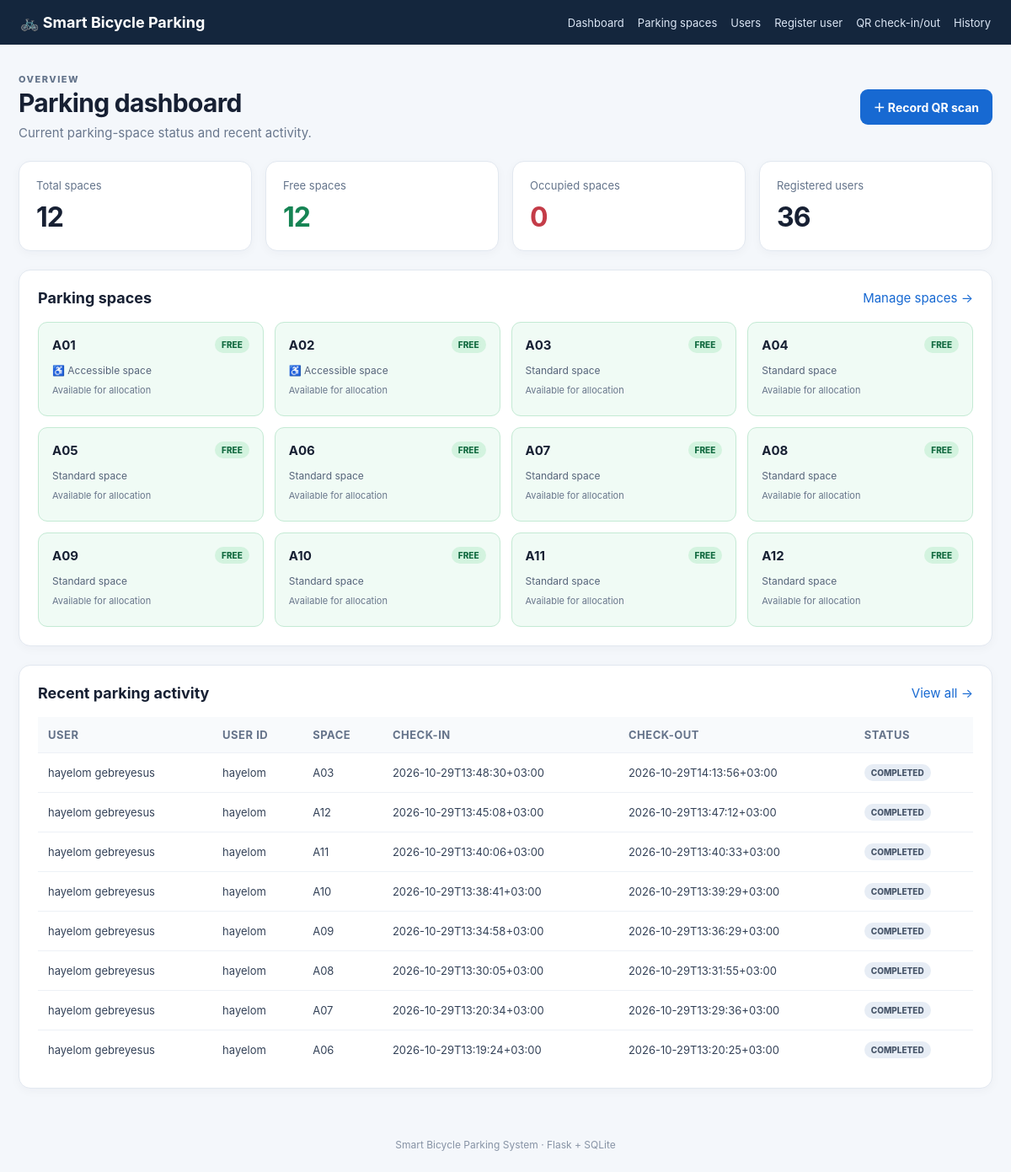
The page / on the database its author committed.
### tables this page shows
CREATE TABLE parking_spots (
            id INTEGER PRIMARY KEY AUTOINCREMENT,
            spot_name TEXT NOT NULL UNIQUE,
            is_accessible INTEGER NOT NULL DEFAULT 0
                CHECK (is_accessible IN (0, 1)),
            status TEXT NOT NULL DEFAULT 'FREE'
                CHECK (status IN ('FREE', 'OCCUPIED')),
            last_used_at TEXT
        );

CREATE TABLE bookings (
            id INTEGER PRIMARY KEY AUTOINCREMENT,
            user_id TEXT NOT NULL,
            spot_id INTEGER NOT NULL,
            check_in TEXT NOT NULL,
            check_out TEXT,
            status TEXT NOT NULL DEFAULT 'ACTIVE'
                CHECK (status IN ('ACTIVE', 'COMPLETED')),
            FOREIGN KEY (user_id) REFERENCES Users(user_id),
            FOREIGN KEY (spot_id) REFERENCES parking_spots(id)
        );

CREATE TABLE Users (
            id INTEGER PRIMARY KEY AUTOINCREMENT,
            user_id TEXT NOT NULL UNIQUE,
            name TEXT NOT NULL,
            email TEXT NOT NULL,
            accessibility_need INTEGER NOT NULL DEFAULT 0
                CHECK (accessibility_need IN (0, 1)),
            qr_token TEXT UNIQUE,
            created_at TEXT NOT NULL DEFAULT CURRENT_TIMESTAMP
        );

### bicycle_parking_dashboard/app.py (the view)
@app.route("/")
def dashboard():
    with get_db() as db:
        total = db.execute("SELECT COUNT(*) FROM parking_spots").fetchone()[0]
        free = db.execute(
            "SELECT COUNT(*) FROM parking_spots WHERE status='FREE'"
        ).fetchone()[0]
        occupied = db.execute(
            "SELECT COUNT(*) FROM parking_spots WHERE status='OCCUPIED'"
        ).fetchone()[0]
        users = db.execute("SELECT COUNT(*) FROM Users").fetchone()[0]
        spots = db.execute("""
            SELECT p.*,
                   u.name AS current_user_name,
                   b.check_in AS current_check_in
            FROM parking_spots p
            LEFT JOIN bookings b
              ON b.spot_id = p.id AND b.status = 'ACTIVE'
            LEFT JOIN Users u ON u.user_id = b.user_id
            ORDER BY p.spot_name
        """).fetchall()
        recent = db.execute("""
            SELECT b.id, u.name, u.user_id, p.spot_name,
                   b.check_in, b.check_out, b.status
            FROM bookings b
            JOIN Users u ON u.user_id = b.user_id
            JOIN parking_spots p ON p.id = b.spot_id
            ORDER BY b.id DESC LIMIT 8
        """).fetchall()
    return render_template(
        "dashboard.html", total=total, free=free, occupied=occupied,
        users=users, spots=spots, recent=recent
    )

### bicycle_parking_dashboard/app.py (called while the page is built)
def get_db():
    conn = sqlite3.connect(DATABASE)
    conn.row_factory = sqlite3.Row
    conn.execute("PRAGMA foreign_keys = ON")
    return conn

### bicycle_parking_dashboard/templates/dashboard.html (shortened to what this page needs)
{% extends "base.html" %}
{% block content %}
<div class="page-heading">
  <div><p class="eyebrow">OVERVIEW</p><h1>Parking dashboard</h1>
  <p class="muted">Current parking-space status and recent activity.</p></div>
  <a class="button" href="{{ url_for('scan') }}">＋ Record QR scan</a>
</div>
<section class="stats">
  <article class="stat"><span>Total spaces</span><strong>{{ total }}</strong></article>
  <article class="stat"><span>Free spaces</span><strong class="green-text">{{ free }}</strong></article>
  <article class="stat"><span>Occupied spaces</span><strong class="red-text">{{ occupied }}</strong></article>
  <article class="stat"><span>Registered users</span><strong>{{ users }}</strong></article>
</section>
<section class="panel">
  <div class="section-heading"><h2>Parking spaces</h2><a href="{{ url_for('spaces') }}">Manage spaces →</a></div>
  <div class="space-grid">
    {% for spot in spots %}
      <div class="space-card {{ 'occupied' if spot.status == 'OCCUPIED' else 'free' }}">
        <div class="space-top"><strong>{{ spot.spot_name }}</strong>
          <span class="pill">{{ spot.status }}</span></div>
        <p>{% if spot.is_accessible %}♿ Accessible space{% else %}Standard space{% endif %}</p>
        {% if spot.current_user_name %}<small>In use by {{ spot.current_user_name }}</small>
        {% else %}<small>Available for allocation</small>{% endif %}
      </div>
    {% else %}
      <p>No parking spaces found.</p>
    {% endfor %}
  </div>
</section>
<section class="panel">
  <div class="section-heading"><h2>Recent parking activity</h2><a href="{{ url_for('history') }}">View all →</a></div>
  <div class="table-wrap"><table>
    <thead><tr><th>User</th><th>User ID</th><th>Space</th><th>Check-in</th><th>Check-out</th><th>Status</th></tr></thead>
    <tbody>
    {% for row in recent %}
      <tr><td>{{ row.name }}</td><td>{{ row.user_id }}</td><td>{{ row.spot_name }}</td>
      <td>{{ row.check_in }}</td><td>{{ row.check_out or '—' }}</td>
      <td><span class="pill {{ 'pill-active' if row.status == 'ACTIVE' else '' }}">{{ row.status }}</span></td></tr>
    {% else %}<tr><td colspan="6" class="empty">No parking activity recorded yet.</td></tr>{% endfor %}
    </tbody>
  </table></div>
</section>
{% endblock %}

### bicycle_parking_dashboard/templates/base.html (shortened to what this page needs)
<!doctype html>
<html lang="en">
<head>
  <link rel="stylesheet" href="{{ url_for('static', filename='style.css') }}">
</head>
<body>
<header class="topbar">
  <a class="brand" href="{{ url_for('dashboard') }}">🚲 Smart Bicycle Parking</a>
  <nav>
    <a href="{{ url_for('dashboard') }}">Dashboard</a>
    <a href="{{ url_for('spaces') }}">Parking spaces</a>
    <a href="{{ url_for('user_list') }}">Users</a>
    <a href="{{ url_for('add_user') }}">Register user</a>
    <a href="{{ url_for('scan') }}">QR check-in/out</a>
    <a href="{{ url_for('history') }}">History</a>
  </nav>
</header>
<main class="container">
  {% block content %}{% endblock %}
</main>
<footer>Smart Bicycle Parking System · Flask + SQLite</footer>
</body>
</html>

### bicycle_parking_dashboard/static/style.css (style rules this page uses)
* { box-sizing:border-box }
body { margin:0;background:#f4f7fb;color:#172033;font-family:Inter,Segoe UI,Arial,sans-serif;font-size:15px }
.topbar { background:#14263d;color:#fff;padding:16px max(24px,calc((100% - 1200px)/2));display:flex;align-items:center;justify-content:space-between;gap:22px;flex-wrap:wrap }
.brand { font-weight:750;color:#fff;text-decoration:none;font-size:18px }
.topbar nav { display:flex;gap:16px;flex-wrap:wrap }
.topbar nav a { color:#dbe6f5;text-decoration:none;font-size:13px }
.container { max-width:1200px;margin:34px auto;padding:0 22px;min-height:70vh }
.page-heading { display:flex;align-items:center;justify-content:space-between;gap:20px;margin-bottom:24px;flex-wrap:wrap }
.page-heading h1 { margin:3px 0 8px;font-size:30px;letter-spacing:-.7px }
.eyebrow { font-size:11px;font-weight:800;letter-spacing:1.5px;color:#64748b;margin:0 }
.muted { color:#69778d;margin:0 }
.button { display:inline-flex;align-items:center;justify-content:center;border:0;border-radius:9px;padding:11px 16px;background:#1769d2;color:white;text-decoration:none;font-weight:700;cursor:pointer;font-size:14px }
.stats { display:grid;grid-template-columns:repeat(4,minmax(0,1fr));gap:16px;margin-bottom:22px }
.stat,.panel { background:#fff;border:1px solid #e2e8f0;border-radius:14px;box-shadow:0 3px 12px rgba(22,38,61,.035) }
.stat { padding:20px }
.stat span { display:block;color:#64748b;font-size:13px;margin-bottom:10px }
.stat strong { font-size:32px;letter-spacing:-1px }
.green-text { color:#168454 }
.red-text { color:#c43c48 }
.panel { padding:22px;margin-bottom:22px }
.section-heading { display:flex;align-items:center;justify-content:space-between;gap:12px;margin-bottom:18px }
.section-heading h2 { font-size:18px;margin:0 }
.section-heading a,.panel a { color:#1769d2;text-decoration:none }
.space-grid { display:grid;grid-template-columns:repeat(4,minmax(0,1fr));gap:13px }
.space-card { padding:16px;border-radius:11px;border:1px solid #dfe6ef;min-height:112px }
.space-card.free { background:#f0fbf5;border-color:#c4ead4 }
.space-top { display:flex;align-items:center;justify-content:space-between;gap:8px }
.space-card p { font-size:12px;color:#56647a;margin:13px 0 5px }
.space-card small { font-size:11px;color:#68768b }
.pill { display:inline-block;background:#e7edf5;color:#475569;padding:4px 8px;border-radius:999px;font-size:10px;font-weight:800;white-space:nowrap }
.free .pill { background:#d3f3df;color:#126a40 }
.table-wrap { width:100%;overflow-x:auto }
table { width:100%;border-collapse:collapse;white-space:nowrap }
th { text-align:left;color:#65738a;font-size:11px;text-transform:uppercase;letter-spacing:.5px;background:#f8fafc }
th,td { padding:13px 12px;border-bottom:1px solid #edf1f6;font-size:13px }
td { color:#344258 }
tbody tr:last-child td { border-bottom:0 }
footer { text-align:center;padding:25px;color:#8793a5;font-size:12px }

### rows shown on the page
parking_spots: spot_name "A01", status "FREE", is_accessible "♿ Accessible space"
parking_spots: spot_name "A02", status "FREE", is_accessible "♿ Accessible space"
parking_spots: spot_name "A03", status "FREE", is_accessible "Standard space"
parking_spots: spot_name "A04", status "FREE", is_accessible "Standard space"
parking_spots: spot_name "A05", status "FREE", is_accessible "Standard space"
parking_spots: spot_name "A06", status "FREE", is_accessible "Standard space"
parking_spots: spot_name "A07", status "FREE", is_accessible "Standard space"
parking_spots: spot_name "A08", status "FREE", is_accessible "Standard space"
parking_spots: spot_name "A09", status "FREE", is_accessible "Standard space"
parking_spots: spot_name "A10", status "FREE", is_accessible "Standard space"
parking_spots: spot_name "A11", status "FREE", is_accessible "Standard space"
parking_spots: spot_name "A12", status "FREE", is_accessible "Standard space"
bookings: name "hayelom gebreyesus", user_id "hayelom", spot_name "A03", check_in "2026-10-29T13:48:30+03:00", check_out "2026-10-29T14:13:56+03:00", status "COMPLETED"
bookings: name "hayelom gebreyesus", user_id "hayelom", spot_name "A12", check_in "2026-10-29T13:45:08+03:00", check_out "2026-10-29T13:47:12+03:00", status "COMPLETED"
bookings: name "hayelom gebreyesus", user_id "hayelom", spot_name "A11", check_in "2026-10-29T13:40:06+03:00", check_out "2026-10-29T13:40:33+03:00", status "COMPLETED"
bookings: name "hayelom gebreyesus", user_id "hayelom", spot_name "A10", check_in "2026-10-29T13:38:41+03:00", check_out "2026-10-29T13:39:29+03:00", status "COMPLETED"
bookings: name "hayelom gebreyesus", user_id "hayelom", spot_name "A09", check_in "2026-10-29T13:34:58+03:00", check_out "2026-10-29T13:36:29+03:00", status "COMPLETED"
bookings: name "hayelom gebreyesus", user_id "hayelom", spot_name "A08", check_in "2026-10-29T13:30:05+03:00", check_out "2026-10-29T13:31:55+03:00", status "COMPLETED"
bookings: name "hayelom gebreyesus", user_id "hayelom", spot_name "A07", check_in "2026-10-29T13:20:34+03:00", check_out "2026-10-29T13:29:36+03:00", status "COMPLETED"
bookings: name "hayelom gebreyesus", user_id "hayelom", spot_name "A06", check_in "2026-10-29T13:19:24+03:00", check_out "2026-10-29T13:20:25+03:00", status "COMPLETED"

### other values the page prints
{{ total }} "12"
{{ free }} "12"
{{ occupied }} "0"
{{ users }} "36"
